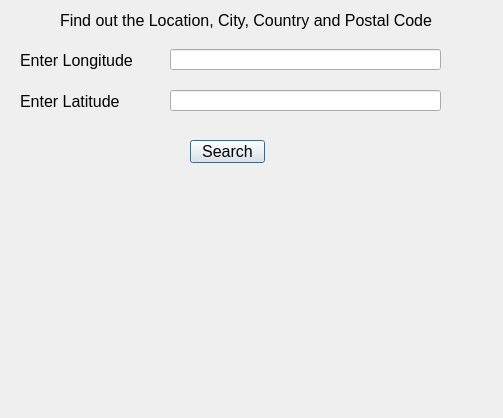
<?xml version="1.0" encoding="UTF-8"?>
<ui version="4.0">
 <class>Dialog</class>
 <widget class="QDialog" name="Dialog">
  <property name="geometry">
   <rect>
    <x>0</x>
    <y>0</y>
    <width>503</width>
    <height>418</height>
   </rect>
  </property>
  <property name="windowTitle">
   <string>Dialog</string>
  </property>
  <widget class="QLineEdit" name="lineEditLongitude">
   <property name="geometry">
    <rect>
     <x>170</x>
     <y>49</y>
     <width>271</width>
     <height>21</height>
    </rect>
   </property>
   <property name="font">
    <font>
     <pointsize>12</pointsize>
    </font>
   </property>
  </widget>
  <widget class="QLabel" name="label">
   <property name="geometry">
    <rect>
     <x>20</x>
     <y>50</y>
     <width>141</width>
     <height>21</height>
    </rect>
   </property>
   <property name="font">
    <font>
     <pointsize>12</pointsize>
    </font>
   </property>
   <property name="text">
    <string>Enter Longitude</string>
   </property>
  </widget>
  <widget class="QPushButton" name="pushButtonSearch">
   <property name="geometry">
    <rect>
     <x>190</x>
     <y>140</y>
     <width>75</width>
     <height>23</height>
    </rect>
   </property>
   <property name="font">
    <font>
     <pointsize>12</pointsize>
    </font>
   </property>
   <property name="text">
    <string>Search</string>
   </property>
  </widget>
  <widget class="QLabel" name="labelLocation">
   <property name="geometry">
    <rect>
     <x>30</x>
     <y>190</y>
     <width>431</width>
     <height>31</height>
    </rect>
   </property>
   <property name="font">
    <font>
     <pointsize>12</pointsize>
    </font>
   </property>
   <property name="text">
    <string/>
   </property>
  </widget>
  <widget class="QLabel" name="labelCity">
   <property name="geometry">
    <rect>
     <x>30</x>
     <y>240</y>
     <width>431</width>
     <height>31</height>
    </rect>
   </property>
   <property name="font">
    <font>
     <pointsize>12</pointsize>
    </font>
   </property>
   <property name="text">
    <string/>
   </property>
  </widget>
  <widget class="QLabel" name="label_2">
   <property name="geometry">
    <rect>
     <x>60</x>
     <y>10</y>
     <width>421</width>
     <height>20</height>
    </rect>
   </property>
   <property name="font">
    <font>
     <pointsize>12</pointsize>
    </font>
   </property>
   <property name="text">
    <string>Find out the Location, City, Country and Postal Code</string>
   </property>
  </widget>
  <widget class="QLabel" name="labelCountry">
   <property name="geometry">
    <rect>
     <x>30</x>
     <y>290</y>
     <width>431</width>
     <height>31</height>
    </rect>
   </property>
   <property name="font">
    <font>
     <pointsize>12</pointsize>
    </font>
   </property>
   <property name="text">
    <string/>
   </property>
  </widget>
  <widget class="QLabel" name="labelPostalCode">
   <property name="geometry">
    <rect>
     <x>30</x>
     <y>340</y>
     <width>431</width>
     <height>31</height>
    </rect>
   </property>
   <property name="font">
    <font>
     <pointsize>12</pointsize>
    </font>
   </property>
   <property name="text">
    <string/>
   </property>
  </widget>
  <widget class="QLabel" name="label_3">
   <property name="geometry">
    <rect>
     <x>20</x>
     <y>91</y>
     <width>141</width>
     <height>21</height>
    </rect>
   </property>
   <property name="font">
    <font>
     <pointsize>12</pointsize>
    </font>
   </property>
   <property name="text">
    <string>Enter Latitude</string>
   </property>
  </widget>
  <widget class="QLineEdit" name="lineEditLatitude">
   <property name="geometry">
    <rect>
     <x>170</x>
     <y>90</y>
     <width>271</width>
     <height>21</height>
    </rect>
   </property>
   <property name="font">
    <font>
     <pointsize>12</pointsize>
    </font>
   </property>
  </widget>
 </widget>
 <resources/>
 <connections/>
</ui>
